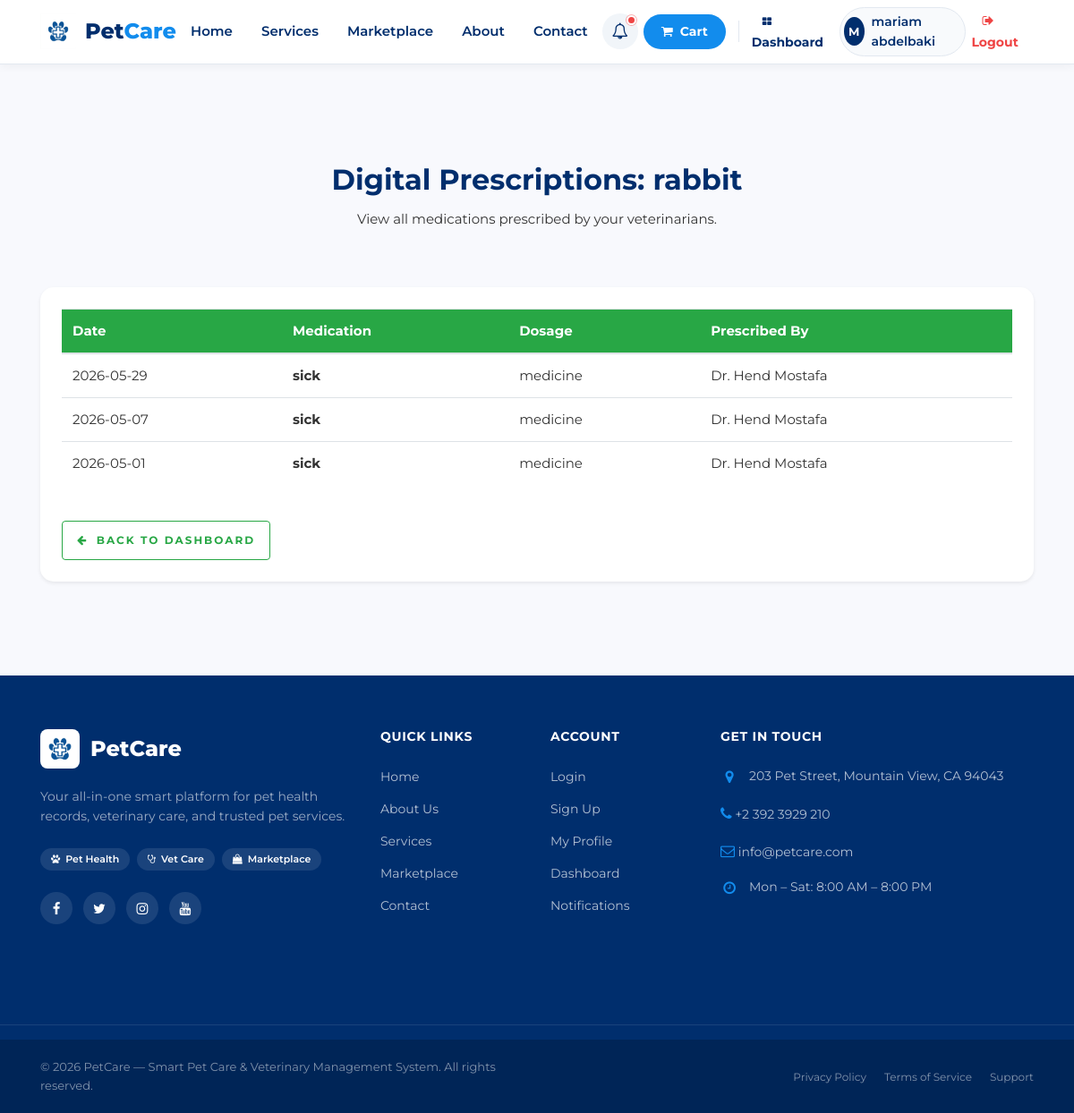
The page /petowner/prescriptions/12 (signed in) on the database its author committed.
### tables this page shows
CREATE TABLE `pet` (
  `PetID` int(11) NOT NULL,
  `OwnerID` int(11) NOT NULL,
  `PetName` varchar(150) DEFAULT NULL,
  `Species` varchar(100) NOT NULL,
  `Age` int(11) DEFAULT NULL,
  `Gender` enum('Male','Female') DEFAULT NULL,
  `Weight` decimal(5,2) DEFAULT NULL,
  `Allergies` text DEFAULT NULL,
  `HandlingInstructions` text DEFAULT NULL,
  `BehaviorNotes` text DEFAULT NULL,
  `passport_ready` tinyint(1) DEFAULT 0
);

CREATE TABLE `prescription` (
  `PrescriptionID` int(11) NOT NULL,
  `PetID` int(11) DEFAULT NULL,
  `VetID` int(11) DEFAULT NULL,
  `MedicationName` varchar(100) DEFAULT NULL,
  `Dosage` varchar(50) DEFAULT NULL,
  `Date` date DEFAULT NULL
);

CREATE TABLE `users` (
  `id` int(11) NOT NULL,
  `username` varchar(150) NOT NULL,
  `role` varchar(50) DEFAULT 'Owner',
  `email` varchar(200) NOT NULL,
  `password` varchar(255) NOT NULL,
  `phone` varchar(50) DEFAULT NULL,
  `status` enum('Active','Suspended') DEFAULT 'Active',
  `is_verified` tinyint(1) DEFAULT 0
);

### App/Controllers/PetOwnerController.php (called while the page is built, shortened)
<?php
class PetOwnerController extends Controller
{
    private function verifyPetOwnership($petId, $redirectTo = 'petowner/pets')
    {
        $petModel = new Pet();
        $pet = $petModel->getPetById($petId);
        return $pet;
    }
    public function prescriptions($petId)
    {
        $pet = $this->verifyPetOwnership($petId, 'petowner/index');
        $presModel = new Prescription();
        $data['prescriptions'] = $presModel->getByPet($petId);
        $data['pet'] = $pet;
        $this->view('PetOwner/prescriptions', $data);
    }
}

### App/Core/App.php (called while the page is built, shortened)
<?php
class App
{
    private $method     = 'index';
    public function splitUrl()
    {
        $url = $_GET['url'] ?? 'home';
        $url = rtrim($url, '/');
        $url = explode('/', $url);
        return $url;
    }
    public function run()
    {
        $url = $this->splitUrl();
        $controller = new $this->controller;
        if (! empty($url[1])) {
            if (method_exists($controller, $url[1])) {
                $this->method = $url[1];
            } else {
                require_once __DIR__ . '/../Controllers/Error404Controller.php';
                $this->controller = 'Error404Controller';
                $controller = new $this->controller;
                $this->method = 'index';
            }
        }
        $params = [];
if (count($url) > 2) {
    $params = array_slice($url, 2);
}
call_user_func_array(
    [$controller, $this->method],
    $params
);
    }
}

### Public/index.php (called while the page is built, shortened)
<?php
require '../App/Core/init.php';
$app = new App;
$app->run();

### App/Core/init.php (called while the page is built, shortened)
<?php
spl_autoload_register(function($classname){
    $paths = [
        "../App/Controllers/",
        "../App/Models/",
        "../App/Core/",
    ];
    foreach($paths as $path){
        $file = $path . $classname . ".php";
    }
});
require 'Database.php';
require 'App.php';

### App/models/Pet.php (called while the page is built, shortened)
<?php
class Pet
{
    public function getPetById($petId)
    {
        $query = "SELECT * FROM Pet WHERE PetID = :PetID";
        $result = $this->query($query, ['PetID' => $petId]);
        if ($result && is_array($result) && count($result) > 0) {
            return $result[0];
        }
        return false;
    }
}

### App/Core/Database.php (called while the page is built)
<?php
trait Database
{
    public function connect()
    {
        $string = "mysql:host=" . DBHOST . ";dbname=" . DBNAME . ";charset=utf8mb4";
        $options = [
            PDO::ATTR_ERRMODE            => PDO::ERRMODE_EXCEPTION,
            PDO::ATTR_DEFAULT_FETCH_MODE => PDO::FETCH_ASSOC,
        ];
        $connection = new PDO($string, DBUSER, DBPASS, $options);
        return $connection;
    }
    public function query($query, $data = [])
    {
        try {
            $stmt  = $this->connect()->prepare($query);
            $check = $stmt->execute($data);
            if ($check) {
                $result = $stmt->fetchAll(PDO::FETCH_ASSOC);
                if (is_array($result) && count($result) > 0) {
                    return $result;
                } else {
                    return $stmt->rowCount() > 0 ? true : false;
                }
            } else {
                return false;
            }
        } catch (PDOException $e) {
            error_log("DB Error: " . $e->getMessage());
            return false;
        }
    }
}

### App/models/Prescription.php (called while the page is built, shortened)
<?php
class Prescription
{
    public function getByPet($petId)
    {
        $query = "SELECT pr.*, p.PetName, u.username as VetName
                  FROM prescription pr
                  JOIN pet p ON pr.PetID = p.PetID
                  LEFT JOIN users u ON pr.VetID = u.id
                  WHERE pr.PetID = :PetID
                  ORDER BY pr.Date DESC";
        return $this->query($query, ['PetID' => $petId]);
    }
}

### App/views/PetOwner/prescriptions.php (the view)
<?php require __DIR__ . '/../layouts/header.php'; ?>
<?php require __DIR__ . '/../layouts/navbar.php'; ?>
<section class="ftco-section bg-light">
    <div class="container">
        <div class="row justify-content-center mb-5">
            <div class="col-md-7 text-center">
                <h2>Digital Prescriptions: <?= htmlspecialchars($pet['PetName']) ?></h2>
                <p>View all medications prescribed by your veterinarians.</p>
            </div>
        </div>
        <div class="row">
            <div class="col-md-12">
                <div class="card shadow-sm p-4">
                    <div class="table-responsive">
                        <table class="table table-hover">
                            <thead class="bg-success text-white">
                                <tr>
                                    <th>Date</th>
                                    <th>Medication</th>
                                    <th>Dosage</th>
                                    <th>Prescribed By</th>
                                </tr>
                            </thead>
                            <tbody>
                                <?php if (!empty($prescriptions)): ?>
                                    <?php foreach ($prescriptions as $p): ?>
                                        <tr>
                                            <td><?= htmlspecialchars($p['Date']) ?></td>
                                            <td><strong><?= htmlspecialchars($p['MedicationName']) ?></strong></td>
                                            <td><?= htmlspecialchars($p['Dosage']) ?></td>
                                            <td>Dr. <?= htmlspecialchars($p['VetName'] ?? 'Veterinarian') ?></td>
                                        </tr>
                                    <?php endforeach; ?>
                                <?php else: ?>
                                    <tr><td colspan="4" class="text-center">No prescriptions found for this pet.</td></tr>
                                <?php endif; ?>
                            </tbody>
                        </table>
                    </div>
                    <div class="mt-4">
                        <a href="<?= ROOT ?>/petowner/index" class="btn btn-outline-success"><i class="fa fa-arrow-left mr-1"></i> Back to Dashboard</a>
                    </div>
                </div>
            </div>
        </div>
    </div>
</section>
<?php require __DIR__ . '/../layouts/footer.php'; ?>

### Public/assets/CSS/profile.css (style rules this page uses)
:root { --profile-primary: #185FA5; --profile-secondary: #0C447C; --profile-bg: #f8fafc; --profile-white: #ffffff; --profile-border: rgba(0, 0, 0, 0.08); --profile-text: #1e293b; --profile-muted: #64748b; --profile-radius: 16px; --profile-shadow: 0 4px 6px -1px rgba(0, 0, 0, 0.1), 0 2px 4px -1px rgba(0, 0, 0, 0.06); }

### Public/assets/CSS/appointments.css (style rules this page uses)
.card { border-radius: 15px; border: none; }

### Public/assets/CSS/passport.css (style rules this page uses)
body { background: #f4f7f6; }

### Public/assets/CSS/home.css (style rules this page uses)
:root { --brand-primary: var(--chewy-blue); --brand-secondary: var(--chewy-navy); --brand-accent: var(--chewy-orange); --brand-bg: #f6f9fc; }

### Public/assets/CSS/error.css (style rules this page uses)
:root { --primary-blue: #185FA5; --soft-blue: #E3F2FD; --accent-orange: #FF8A65; --glass-bg: rgba(255, 255, 255, 0.85); }
body { background: linear-gradient(135deg, #f8f9fa 0%, #e9ecef 100%); min-height: 100vh; display: flex; flex-direction: column; }

### Public/assets/CSS/theme.css (style rules this page uses)
:root { --chewy-blue: #128ced; --chewy-navy: #002e6d; --chewy-orange: #ff9f00; --chewy-bg: #ffffff; --chewy-bg-alt: #f6f6f6; --chewy-text: #333333; --chewy-text-muted: #666666; --chewy-border: #e2e8f0; --chewy-radius: 12px; --chewy-radius-pill: 100px; --chewy-shadow: 0 4px 12px rgba(0, 0, 0, 0.05); }
body { font-family: 'Montserrat', -apple-system, BlinkMacSystemFont, "Segoe UI", Roboto, sans-serif; color: var(--chewy-text); background-color: var(--chewy-bg); line-height: 1.6; }
h1, h2, h3, h4, h5, h6 { color: var(--chewy-navy); font-weight: 700; }

### rows shown on the page
pet: PetName "rabbit"
prescription: Date "2026-05-29", MedicationName "sick", Dosage "medicine", users.username "Hend Mostafa"
prescription: Date "2026-05-07", MedicationName "sick", Dosage "medicine", users.username "Hend Mostafa"
prescription: Date "2026-05-01", MedicationName "sick", Dosage "medicine", users.username "Hend Mostafa"

### other values the page prints
substr($_SESSION['username'], 0, 1) "M"
$_SESSION['username'] "mariam abdelbaki"
